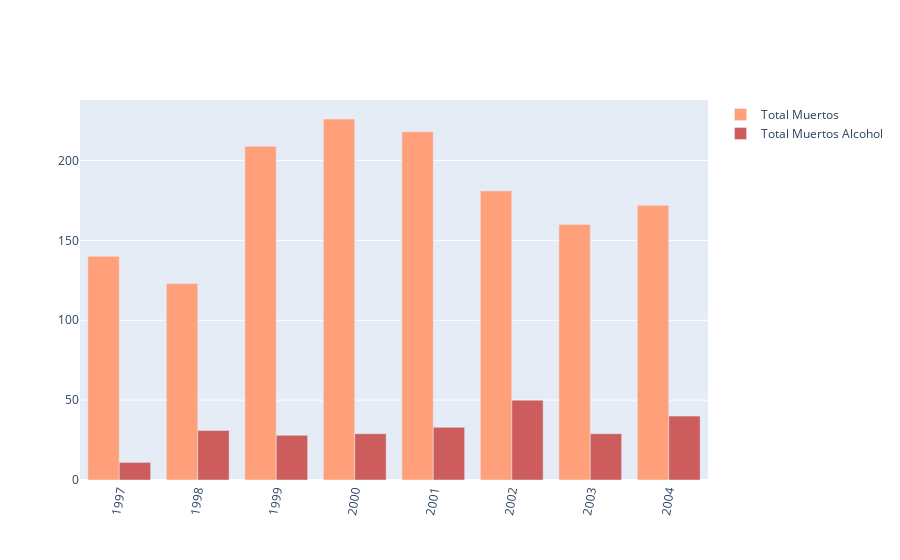

The cell this chart's notebook holds for it:
### Code cell
fig = go.Figure()

fig.add_trace(go.Bar(
    x=df_temp3.head(8).index,
    y=df_temp3.Total_Muertos_Otros,
    name='Total Muertos',
    marker_color='lightsalmon'
))
fig.add_trace(go.Bar(
    x=df_temp3.head(8).index,
    y=df_temp1.Total_Muertos_Alcohol,
    name='Total Muertos Alcohol',
    marker_color='indianred'
))

# Here we modify the tickangle of the xaxis, resulting in rotated labels.
fig.update_layout(barmode='group', xaxis_tickangle=-80, title="Muertes por año en Sonora, con Alcohol y Otras causas")
fig.show()

### Figure 1 — Plotly figure (JSON) as saved in the notebook; plotly's stock layout.template omitted (floating-point values rounded to 4 significant figures)
{"data": [{"marker": {"color": "lightsalmon"}, "name": "Total Muertos", "type": "bar", "x": [1997, 1998, 1999, 2000, 2001, 2002, 2003, 2004], "y": [140, 123, 209, 226, 218, 181, 160, 172, 177, 210, 304, 228, 198, 181, 165, 193, 171, 157, 137, 184, 152, 154, 131, 128, 93]}, {"marker": {"color": "indianred"}, "name": "Total Muertos Alcohol", "type": "bar", "x": [1997, 1998, 1999, 2000, 2001, 2002, 2003, 2004], "y": [11, 31, 28, 29, 33, 50, 29, 40, 32, 47, 74, 49, 52, 61, 60, 60, 37, 28, 35, 24, 23, 16, 14, 18, 25]}], "layout": {"barmode": "group", "xaxis": {"tickangle": -80}}}
